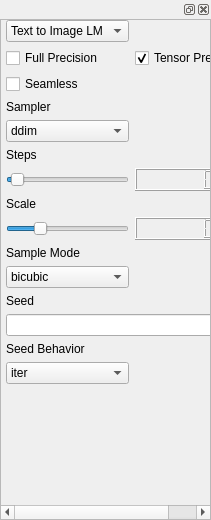
<?xml version="1.0" encoding="UTF-8"?>
<ui version="4.0">
 <class>Sampler</class>
 <widget class="QWidget" name="Sampler">
  <property name="geometry">
   <rect>
    <x>0</x>
    <y>0</y>
    <width>211</width>
    <height>520</height>
   </rect>
  </property>
  <property name="windowTitle">
   <string>Sampler</string>
  </property>
  <layout class="QVBoxLayout" name="verticalLayout">
   <property name="leftMargin">
    <number>0</number>
   </property>
   <property name="topMargin">
    <number>0</number>
   </property>
   <property name="rightMargin">
    <number>0</number>
   </property>
   <property name="bottomMargin">
    <number>0</number>
   </property>
   <item>
    <widget class="QDockWidget" name="dockWidget">
     <widget class="QWidget" name="dockWidgetContents">
      <layout class="QVBoxLayout" name="verticalLayout_2">
       <property name="leftMargin">
        <number>0</number>
       </property>
       <property name="topMargin">
        <number>0</number>
       </property>
       <property name="rightMargin">
        <number>0</number>
       </property>
       <property name="bottomMargin">
        <number>0</number>
       </property>
       <item>
        <widget class="QScrollArea" name="scrollArea">
         <property name="widgetResizable">
          <bool>true</bool>
         </property>
         <widget class="QWidget" name="scrollAreaWidgetContents">
          <property name="geometry">
           <rect>
            <x>0</x>
            <y>0</y>
            <width>209</width>
            <height>502</height>
           </rect>
          </property>
          <layout class="QVBoxLayout" name="verticalLayout_3">
           <property name="leftMargin">
            <number>0</number>
           </property>
           <property name="topMargin">
            <number>0</number>
           </property>
           <property name="rightMargin">
            <number>0</number>
           </property>
           <property name="bottomMargin">
            <number>0</number>
           </property>
           <item>
            <layout class="QGridLayout" name="gridLayout">
             <property name="leftMargin">
              <number>5</number>
             </property>
             <property name="rightMargin">
              <number>5</number>
             </property>
             <item row="0" column="0">
              <widget class="QComboBox" name="processType">
               <item>
                <property name="text">
                 <string>Text to Image LM</string>
                </property>
               </item>
               <item>
                <property name="text">
                 <string>Text to Image</string>
                </property>
               </item>
               <item>
                <property name="text">
                 <string>Text to Video</string>
                </property>
               </item>
               <item>
                <property name="text">
                 <string>Image to Image</string>
                </property>
               </item>
               <item>
                <property name="text">
                 <string>Video to Video</string>
                </property>
               </item>
              </widget>
             </item>
             <item row="1" column="0">
              <widget class="QCheckBox" name="fullPrecision">
               <property name="text">
                <string>Full Precision</string>
               </property>
              </widget>
             </item>
             <item row="2" column="0">
              <widget class="QCheckBox" name="seamless">
               <property name="text">
                <string>Seamless</string>
               </property>
              </widget>
             </item>
             <item row="3" column="0">
              <widget class="QLabel" name="label_3">
               <property name="text">
                <string>Sampler</string>
               </property>
              </widget>
             </item>
             <item row="4" column="0">
              <widget class="QComboBox" name="sampler">
               <item>
                <property name="text">
                 <string>ddim</string>
                </property>
               </item>
               <item>
                <property name="text">
                 <string>plms</string>
                </property>
               </item>
               <item>
                <property name="text">
                 <string>k_lms</string>
                </property>
               </item>
               <item>
                <property name="text">
                 <string>k_dpm_2</string>
                </property>
               </item>
               <item>
                <property name="text">
                 <string>k_dpm_2_a</string>
                </property>
               </item>
               <item>
                <property name="text">
                 <string>k_heun</string>
                </property>
               </item>
               <item>
                <property name="text">
                 <string>k_euler</string>
                </property>
               </item>
               <item>
                <property name="text">
                 <string>k_euler_a</string>
                </property>
               </item>
              </widget>
             </item>
             <item row="5" column="0">
              <widget class="QLabel" name="label">
               <property name="text">
                <string>Steps</string>
               </property>
              </widget>
             </item>
             <item row="6" column="0">
              <widget class="QSlider" name="steps">
               <property name="maximum">
                <number>250</number>
               </property>
               <property name="value">
                <number>10</number>
               </property>
               <property name="sliderPosition">
                <number>10</number>
               </property>
               <property name="orientation">
                <enum>Qt::Horizontal</enum>
               </property>
              </widget>
             </item>
             <item row="6" column="1">
              <widget class="QLCDNumber" name="stepsNumber"/>
             </item>
             <item row="7" column="0">
              <widget class="QLabel" name="label_2">
               <property name="text">
                <string>Scale</string>
               </property>
              </widget>
             </item>
             <item row="8" column="0">
              <widget class="QSlider" name="scale">
               <property name="maximum">
                <number>3000</number>
               </property>
               <property name="value">
                <number>750</number>
               </property>
               <property name="orientation">
                <enum>Qt::Horizontal</enum>
               </property>
              </widget>
             </item>
             <item row="8" column="1">
              <widget class="QLCDNumber" name="scaleNumber"/>
             </item>
             <item row="9" column="0">
              <widget class="QLabel" name="label_4">
               <property name="text">
                <string>Sample Mode</string>
               </property>
              </widget>
             </item>
             <item row="10" column="0">
              <widget class="QComboBox" name="sampleMode">
               <item>
                <property name="text">
                 <string>bicubic</string>
                </property>
               </item>
               <item>
                <property name="text">
                 <string>bilinear</string>
                </property>
               </item>
               <item>
                <property name="text">
                 <string>nearest</string>
                </property>
               </item>
              </widget>
             </item>
             <item row="11" column="0">
              <widget class="QLabel" name="label_5">
               <property name="text">
                <string>Seed</string>
               </property>
              </widget>
             </item>
             <item row="12" column="0" colspan="2">
              <widget class="QLineEdit" name="seed"/>
             </item>
             <item row="13" column="0">
              <widget class="QLabel" name="label_6">
               <property name="text">
                <string>Seed Behavior</string>
               </property>
              </widget>
             </item>
             <item row="14" column="0">
              <widget class="QComboBox" name="seedBehavior">
               <item>
                <property name="text">
                 <string>iter</string>
                </property>
               </item>
               <item>
                <property name="text">
                 <string>fixed</string>
                </property>
               </item>
               <item>
                <property name="text">
                 <string>random</string>
                </property>
               </item>
              </widget>
             </item>
             <item row="15" column="0">
              <spacer name="verticalSpacer">
               <property name="orientation">
                <enum>Qt::Vertical</enum>
               </property>
               <property name="sizeHint" stdset="0">
                <size>
                 <width>20</width>
                 <height>40</height>
                </size>
               </property>
              </spacer>
             </item>
             <item row="1" column="1">
              <widget class="QCheckBox" name="tensorPreview">
               <property name="text">
                <string>Tensor Preview</string>
               </property>
               <property name="checked">
                <bool>true</bool>
               </property>
              </widget>
             </item>
            </layout>
           </item>
          </layout>
         </widget>
        </widget>
       </item>
      </layout>
     </widget>
    </widget>
   </item>
  </layout>
 </widget>
 <resources/>
 <connections>
  <connection>
   <sender>steps</sender>
   <signal>valueChanged(int)</signal>
   <receiver>stepsNumber</receiver>
   <slot>display(int)</slot>
   <hints>
    <hint type="sourcelabel">
     <x>59</x>
     <y>186</y>
    </hint>
    <hint type="destinationlabel">
     <x>151</x>
     <y>187</y>
    </hint>
   </hints>
  </connection>
 </connections>
</ui>
